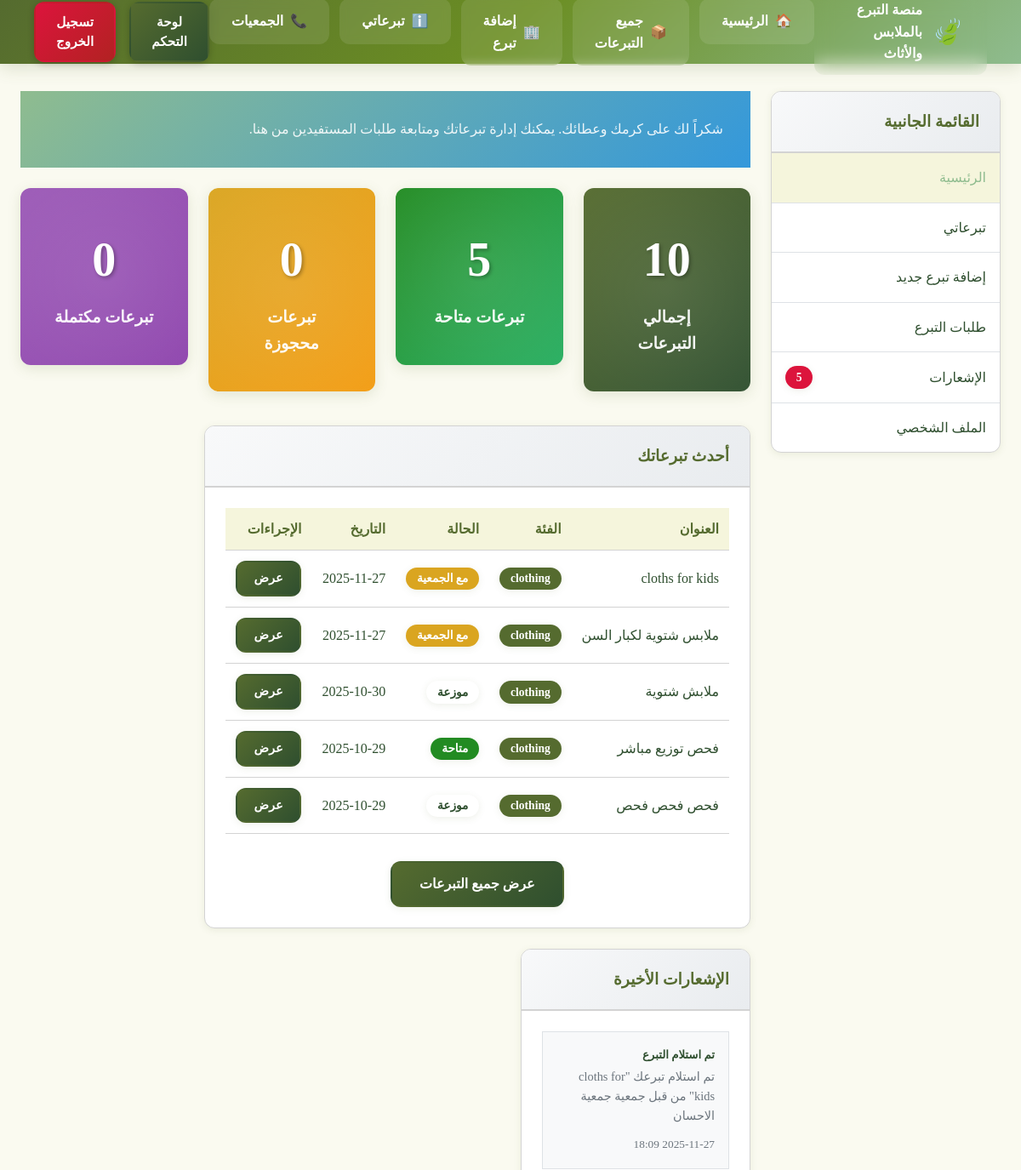
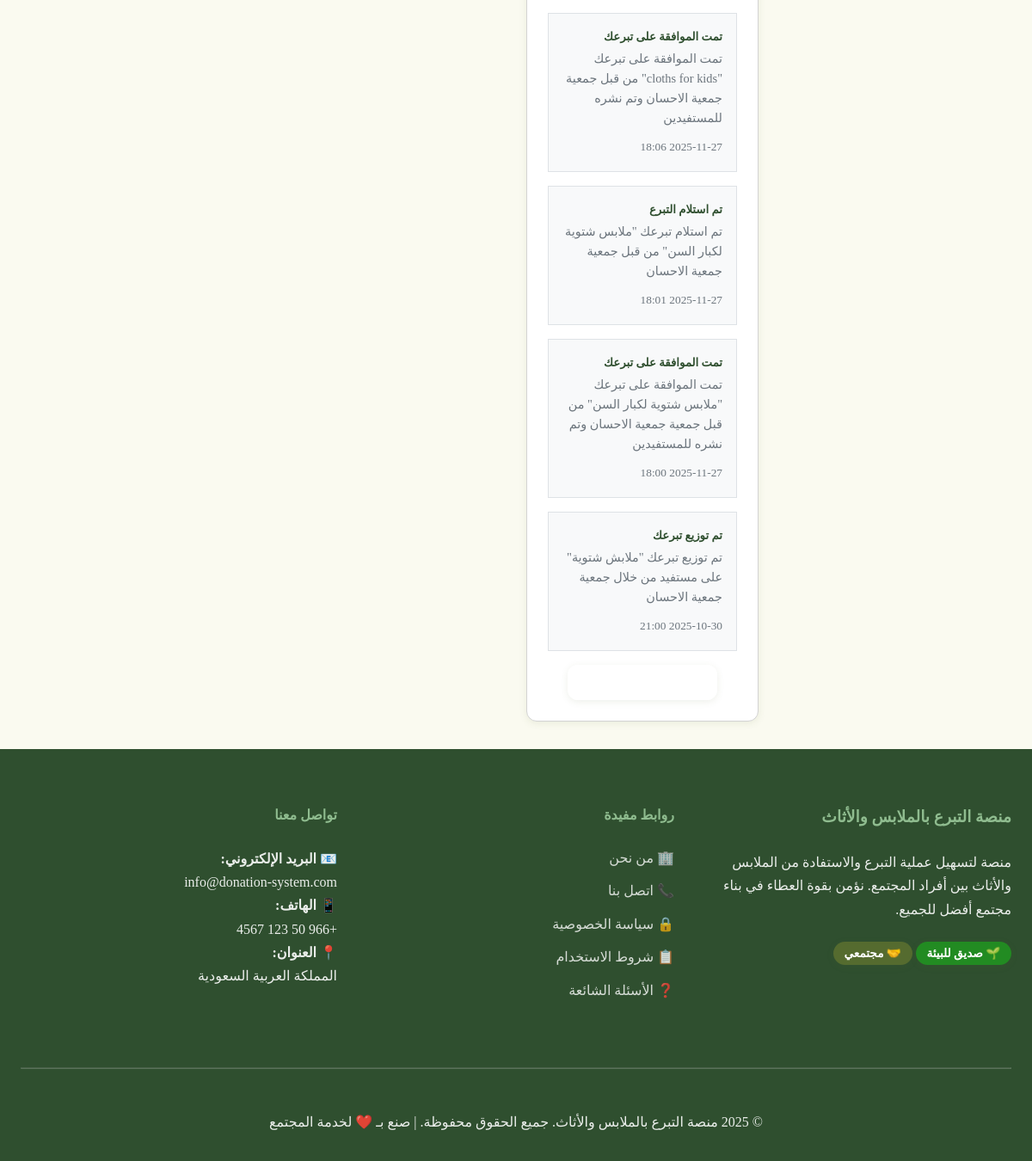
The app's page /dashboard.php (signed in) with its own data (2 pictures, top to bottom).
### tables this page shows
CREATE TABLE `donations` (
  `id` int NOT NULL,
  `donor_id` int NOT NULL,
  `beneficiary_id` int DEFAULT NULL,
  `charity_id` int DEFAULT NULL,
  `title` varchar(100) NOT NULL,
  `description` text,
  `category` enum('clothing','furniture','electronics','other') NOT NULL,
  `condition_item` enum('new','excellent','good','fair') NOT NULL,
  `quantity` int DEFAULT '1',
  `images` text,
  `pickup_location` text,
  `delivery_method` enum('pickup','delivery','both') NOT NULL,
  `status` enum('pending_charity_approval','available','reserved','with_charity','delivered','completed','cancelled') DEFAULT 'pending_charity_approval',
  `received_by_charity_at` timestamp NULL DEFAULT NULL,
  `charity_approved_at` timestamp NULL DEFAULT NULL,
  `delivered_to_beneficiary_at` timestamp NULL DEFAULT NULL,
  `charity_notes` text,
  `charity_approval_notes` text,
  `created_at` timestamp NULL DEFAULT CURRENT_TIMESTAMP,
  `updated_at` timestamp NULL DEFAULT CURRENT_TIMESTAMP ON UPDATE CURRENT_TIMESTAMP
);

CREATE TABLE `notifications` (
  `id` int NOT NULL,
  `user_id` int NOT NULL,
  `title` varchar(100) NOT NULL,
  `message` text NOT NULL,
  `type` enum('info','success','warning','error') DEFAULT 'info',
  `is_read` tinyint(1) DEFAULT '0',
  `created_at` timestamp NULL DEFAULT CURRENT_TIMESTAMP
);

### config.php (called while the page is built, shortened)
<?php
class Database {
    private static $instance = null;
    private $connection;
    private function __construct() {
        try {
            $dsn = "mysql:host=" . DB_HOST . ";dbname=" . DB_NAME . ";charset=" . DB_CHARSET;
            $this->connection = new PDO($dsn, DB_USER, DB_PASS, [
                PDO::ATTR_ERRMODE => PDO::ERRMODE_EXCEPTION,
                PDO::ATTR_DEFAULT_FETCH_MODE => PDO::FETCH_ASSOC,
                PDO::ATTR_EMULATE_PREPARES => false
            ]);
        } catch (PDOException $e) {
            die("فشل الاتصال بقاعدة البيانات: " . $e->getMessage());
        }
    }
    public static function getInstance() {
        if (self::$instance === null) {
            self::$instance = new self();
        }
        return self::$instance;
    }
    public function prepare($sql) {
        return $this->connection->prepare($sql);
    }
}
function escape($string) {
    return htmlspecialchars($string, ENT_QUOTES, 'UTF-8');
}
?>

### dashboard.php (the view, shortened to what this page needs)
<?php
require_once 'config.php';
$db = Database::getInstance();
$userId = $_SESSION['user_id'];
$userType = $_SESSION['user_type'];
$stats = [];
if ($userType === 'donor') {
    $stmt = $db->prepare("
        SELECT
            COUNT(*) as total_donations,
            COUNT(CASE WHEN status = 'available' THEN 1 END) as available_donations,
            COUNT(CASE WHEN status = 'completed' THEN 1 END) as completed_donations,
            COUNT(CASE WHEN status = 'reserved' THEN 1 END) as reserved_donations
        FROM donations WHERE donor_id = ?
    ");
    $stmt->execute([$userId]);
    $stats = $stmt->fetch();
    $recentStmt = $db->prepare("
        SELECT * FROM donations
        WHERE donor_id = ?
        ORDER BY created_at DESC
        LIMIT 5
    ");
    $recentStmt->execute([$userId]);
    $recentDonations = $recentStmt->fetchAll();
}
$notificationsStmt = $db->prepare("
    SELECT * FROM notifications
    WHERE user_id = ? AND is_read = 0
    ORDER BY created_at DESC
    LIMIT 5
");
$notificationsStmt->execute([$userId]);
$notifications = $notificationsStmt->fetchAll();
?>
<?php require_once 'includes/header.php'; ?>
    <section class="dashboard" style="padding: 2rem 0; min-height: 70vh;">
        <div class="container">
            <div class="row">
                <div class="col-3 col-sm-12 mb-4">
                    <div class="card">
                        <div class="card-header">
                            <h3>القائمة الجانبية</h3>
                        </div>
                        <div class="card-body p-0">
                            <div class="sidebar-menu">
                                <a href="dashboard.php" class="sidebar-link active">
                                    <span>الرئيسية</span>
                                </a>
                                <?php if ($userType === 'donor'): ?>
                                    <a href="my-donations.php" class="sidebar-link">
                                        <span>تبرعاتي</span>
                                    </a>
                                    <a href="add-donation.php" class="sidebar-link">
                                        <span>إضافة تبرع جديد</span>
                                    </a>
                                    <a href="donation-requests.php" class="sidebar-link">
                                        <span>طلبات التبرع</span>
                                    </a>
                                <?php endif; ?>
                                <a href="notifications.php" class="sidebar-link">
                                    <span>الإشعارات</span>
                                    <?php if (count($notifications) > 0): ?>
                                        <span class="badge badge-danger"><?php echo count($notifications); ?></span>
                                    <?php endif; ?>
                                </a>
                                <a href="profile.php" class="sidebar-link">
                                    <span>الملف الشخصي</span>
                                </a>
                            </div>
                        </div>
                    </div>
                </div>
                <div class="col-9 col-sm-12">
                    <div class="welcome-card mb-4" style="background: linear-gradient(135deg, var(--secondary-color), #3498db); color: white; padding: 2rem; border-radius: var(--border-radius);">
                        <p style="opacity: 0.9; margin-bottom: 0;">
                            <?php
                            switch ($userType) {
                                case 'donor':
                                    echo 'شكراً لك على كرمك وعطائك. يمكنك إدارة تبرعاتك ومتابعة طلبات المستفيدين من هنا.';
                                    break;
                            }
                            ?>
                        </p>
                    </div>
                    <div class="stats-grid mb-4">
                        <div class="row">
                            <?php if ($userType === 'donor'): ?>
                                <div class="col-3 col-sm-12 mb-3">
                                    <div class="stats-card">
                                        <div class="stats-number"><?php echo $stats['total_donations']; ?></div>
                                        <div class="stats-label">إجمالي التبرعات</div>
                                    </div>
                                </div>
                                <div class="col-3 col-sm-12 mb-3">
                                    <div class="stats-card" style="background: linear-gradient(135deg, var(--success-color), #27ae60);">
                                        <div class="stats-number"><?php echo $stats['available_donations']; ?></div>
                                        <div class="stats-label">تبرعات متاحة</div>
                                    </div>
                                </div>
                                <div class="col-3 col-sm-12 mb-3">
                                    <div class="stats-card" style="background: linear-gradient(135deg, var(--warning-color), #f39c12);">
                                        <div class="stats-number"><?php echo $stats['reserved_donations']; ?></div>
                                        <div class="stats-label">تبرعات محجوزة</div>
                                    </div>
                                </div>
                                <div class="col-3 col-sm-12 mb-3">
                                    <div class="stats-card" style="background: linear-gradient(135deg, #9b59b6, #8e44ad);">
                                        <div class="stats-number"><?php echo $stats['completed_donations']; ?></div>
                                        <div class="stats-label">تبرعات مكتملة</div>
                                    </div>
                                </div>
                            <?php endif; ?>
                        </div>
                    </div>
                    <div class="row">
                        <div class="col-8 col-sm-12 mb-4">
                            <?php if ($userType === 'donor' && !empty($recentDonations)): ?>
                                <div class="card">
                                    <div class="card-header">
                                        <h3>أحدث تبرعاتك</h3>
                                    </div>
                                    <div class="card-body">
                                        <div class="table-responsive">
                                            <table class="table">
                                                <thead>
                                                    <tr>
                                                        <th>العنوان</th>
                                                        <th>الفئة</th>
                                                        <th>الحالة</th>
                                                        <th>التاريخ</th>
                                                        <th>الإجراءات</th>
                                                    </tr>
                                                </thead>
                                                <tbody>
                                                    <?php foreach ($recentDonations as $donation): ?>
                                                        <tr>
                                                            <td><?php echo escape($donation['title']); ?></td>
                                                            <td>
                                                                <span class="badge badge-primary"><?php echo escape($donation['category']); ?></span>
                                                            </td>
                                                            <td>
                                                                <?php
                                                                $statusColors = [
                                                                    'available' => 'success',
                                                                    'reserved' => 'warning',
                                                                    'with_charity' => 'warning',
                                                                    'delivered' => 'info',
                                                                    'completed' => 'primary',
                                                                    'cancelled' => 'danger'
                                                                ];
                                                                $statusLabels = [
                                                                    'available' => 'متاحة',
                                                                    'reserved' => 'محجوزة',
                                                                    'with_charity' => 'مع الجمعية',
                                                                    'delivered' => 'موزعة',
                                                                    'completed' => 'مكتملة',
                                                                    'cancelled' => 'ملغية'
                                                                ];
                                                                ?>
                                                                <span class="badge badge-<?php echo $statusColors[$donation['status']]; ?>">
                                                                    <?php echo $statusLabels[$donation['status']]; ?>
                                                                </span>
                                                            </td>
                                                            <td><?php echo date('Y-m-d', strtotime($donation['created_at'])); ?></td>
                                                            <td>
                                                                <a href="donation-details.php?id=<?php echo $donation['id']; ?>"
                                                                   class="btn btn-sm btn-primary">عرض</a>
                                                            </td>
                                                        </tr>
                                                    <?php endforeach; ?>
                                                </tbody>
                                            </table>
                                        </div>
                                        <div class="text-center mt-3">
                                            <a href="my-donations.php" class="btn btn-primary">عرض جميع التبرعات</a>
                                        </div>
                                    </div>
                                </div>
                            <?php endif; ?>
                        </div>
                        <div class="col-4 col-sm-12">
                            <div class="card">
                                <div class="card-header">
                                    <h3>الإشعارات الأخيرة</h3>
                                </div>
                                <div class="card-body">
                                    <?php if (!empty($notifications)): ?>
                                        <?php foreach ($notifications as $notification): ?>
                                            <div class="notification-item mb-3 p-3" style="border: 1px solid #dee2e6; border-radius: var(--border-radius); background: #f8f9fa;">
                                                <h5 class="mb-1"><?php echo escape($notification['title']); ?></h5>
                                                <p class="mb-2 text-muted" style="font-size: 0.9rem;">
                                                    <?php echo escape($notification['message']); ?>
                                                </p>
                                                <small class="text-muted">
                                                    <?php echo date('Y-m-d H:i', strtotime($notification['created_at'])); ?>
                                                </small>
                                            </div>
                                        <?php endforeach; ?>
                                        <div class="text-center">
                                            <a href="notifications.php" class="btn btn-sm btn-outline">عرض جميع الإشعارات</a>
                                        </div>
                                    <?php else: ?>
                                        <p class="text-muted text-center">لا توجد إشعارات جديدة</p>
                                    <?php endif; ?>
                                </div>
                            </div>
                        </div>
                    </div>
                </div>
            </div>
        </div>
    </section>
<?php require_once 'includes/footer.php'; ?>
</body>
</html>

### records on screen
donations: title "cloths for kids", category "clothing", status "مع الجمعية", created_at "2025-11-27"
donations: title "ملابس شتوية لكبار السن", category "clothing", status "مع الجمعية", created_at "2025-11-27"
donations: title "ملابش شتوية", category "clothing", status "موزعة", created_at "2025-10-30"
donations: title "فحص توزيع مباشر", category "clothing", status "متاحة", created_at "2025-10-29"
donations: title "فحص فحص فحص", category "clothing", status "موزعة", created_at "2025-10-29"
notifications: title "تم استلام التبرع", message "تم استلام تبرعك \"cloths for kids\" من قبل جمعية جمعية الاحسان", created_at "2025-11-27 18:09"
notifications: title "تمت الموافقة على تبرعك", message "تمت الموافقة على تبرعك \"cloths for kids\" من قبل جمعية جمعية الاحسان وتم نشره للمستفيدين", created_at "2025-11-27 18:06"
notifications: title "تم استلام التبرع", message "تم استلام تبرعك \"ملابس شتوية لكبار السن\" من قبل جمعية جمعية الاحسان", created_at "2025-11-27 18:01"
notifications: title "تمت الموافقة على تبرعك", message "تمت الموافقة على تبرعك \"ملابس شتوية لكبار السن\" من قبل جمعية جمعية الاحسان وتم نشره للمستفيدين", created_at "2025-11-27 18:00"
notifications: title "تم توزيع تبرعك", message "تم توزيع تبرعك \"ملابش شتوية\" على مستفيد من خلال جمعية جمعية الاحسان", created_at "2025-10-30 21:00"

### other values on screen
SITE_NAME "منصة التبرع بالملابس والأثاث"
$item['label'] "الرئيسية"
$item['label'] "جميع التبرعات"
$item['label'] "إضافة تبرع"
$item['label'] "تبرعاتي"
$item['label'] "الجمعيات"
count($notifications) "5"
$stats['total_donations'] "10"
$stats['available_donations'] "5"
$stats['reserved_donations'] "0"
$stats['completed_donations'] "0"
